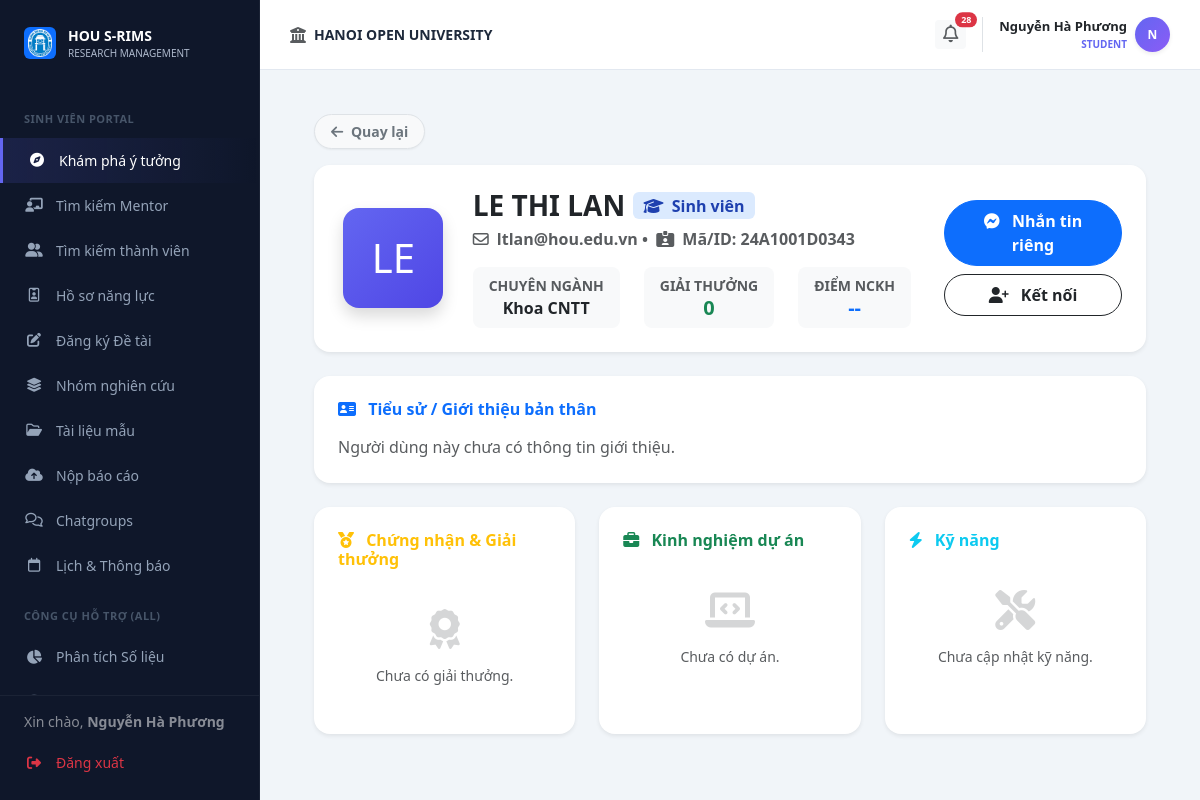
The page /profile/24A1001D0343 (signed in) on the database as committed earlier.
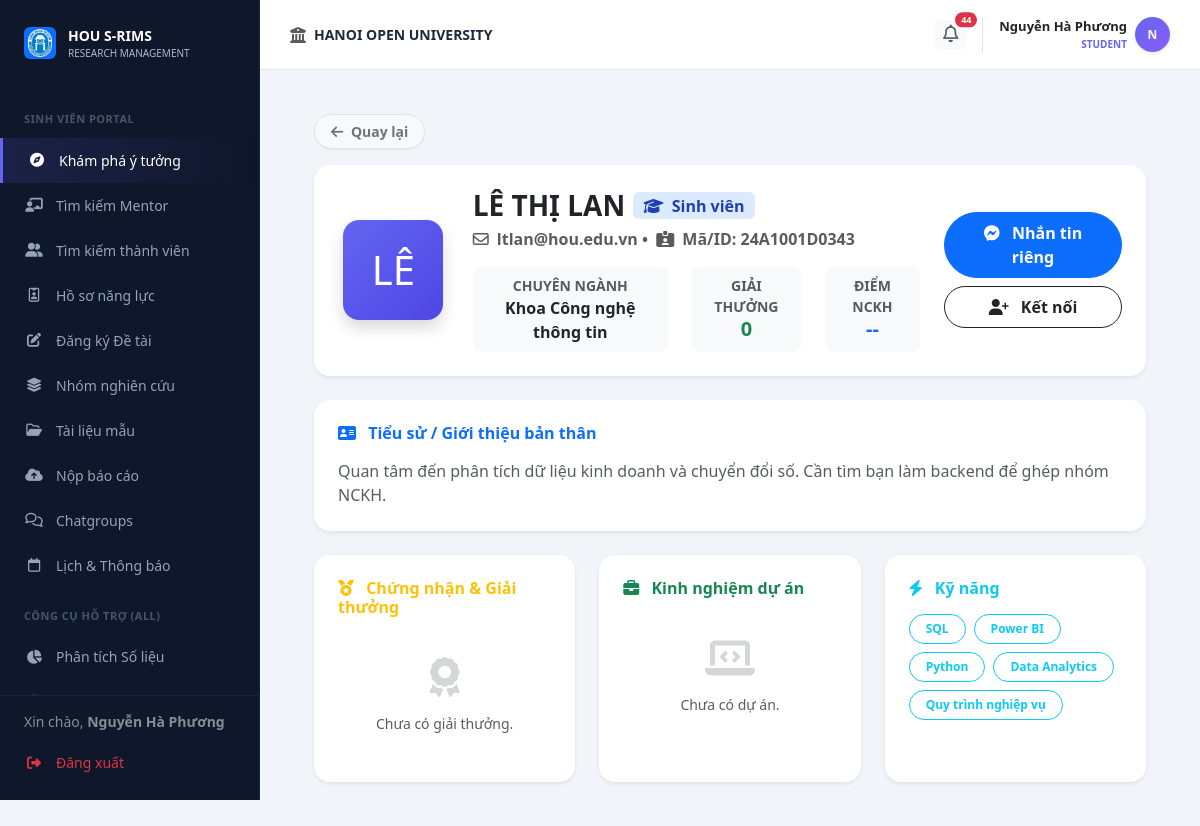
The same page on the database as committed later.
### models.py (models this page shows, shortened)
class User(db.Model):
    __tablename__ = 'users'
    id = db.Column(db.Integer, primary_key=True)
    username = db.Column(db.String(50), unique=True, nullable=False)
    password_hash = db.Column(db.Text, nullable=False)
    full_name = db.Column(db.String(100), nullable=False)
    email = db.Column(db.String(120), unique=True, nullable=False)
    phone = db.Column(db.String(20), nullable=True)
    bio = db.Column(db.Text, nullable=True)
    role = db.Column(db.String(20), nullable=False) # Admin, Lecturer, Student
    student_id = db.Column(db.String(20), nullable=True)   # MSSV for students
    faculty = db.Column(db.String(100), nullable=True)      # faculty / department
    topics_mentored = db.relationship('Topic', backref='mentor', lazy=True)
    group_memberships = db.relationship('GroupMember', backref='student', lazy=True)
    @property
    def password(self):
        return self.password_hash

class Skill(db.Model):
    __tablename__ = 'skills'
    id = db.Column(db.Integer, primary_key=True)
    student_id = db.Column(db.Integer, db.ForeignKey('users.id'), nullable=False)
    name = db.Column(db.String(100), nullable=False)

### app.py (the view)
@app.route('/profile/<string:identifier>')
def view_profile(identifier):
    from flask import session, redirect, url_for, render_template
    from models import User, Skill, Achievement, Experience, Topic, Notification, Batch, Group, GroupMember
    from datetime import datetime
    user_id = session.get('user_id')
    role = session.get('role')
    if not user_id: return redirect(url_for('auth.login'))
    current_user = User.query.get(user_id)
    current_time = datetime.utcnow()
    current_year = session.get('academic_year', '2025-2026')
    active_batch = Batch.query.filter_by(academic_year=current_year, status='active').first()
    context = {
        'current_user': current_user,
        'current_time': current_time,
        'active_batch': active_batch,
    }
    if role == 'student':
        context['notifications'] = Notification.query.filter_by(user_id=user_id).order_by(Notification.is_read.asc(), Notification.created_at.desc()).all()
        context['global_my_groups_count'] = Group.query.join(GroupMember).join(Batch).filter(GroupMember.student_id == user_id, Batch.status == 'active').count()
        context['all_students'] = User.query.filter(User.role.ilike('student')).all()
    elif role == 'lecturer':
        context['global_pending_topics_count'] = Topic.query.filter_by(mentor_id=user_id, status='pending').count()
        context['global_my_groups_count'] = Topic.query.filter(Topic.mentor_id == user_id, Topic.status == 'approved', Topic.group_id.isnot(None)).count()
    elif role == 'faculty':
        context['global_topic_count'] = Topic.query.join(Batch).filter(Batch.academic_year == current_year, Batch.status != 'hidden').count()
        context['notifications'] = Notification.query.filter_by(user_id=user_id).order_by(Notification.is_read.asc(), Notification.created_at.desc()).all()
    from sqlalchemy import or_
    conditions = [(User.student_id == identifier), (User.username == identifier)]
    if identifier.isdigit():
        conditions.append(User.id == int(identifier))
    user = User.query.filter(or_(*conditions)).first_or_404()
    skills = Skill.query.filter_by(student_id=user.id).all() if user.role == 'student' else []
    achievements = Achievement.query.filter_by(student_id=user.id).all() if user.role == 'student' else []
    experiences = Experience.query.filter_by(student_id=user.id).all() if user.role == 'student' else []
    return render_template('profile.html', profile_user=user, skills=skills, achievements=achievements, experiences=experiences, **context)

### app.py (called while the page is built)
@app.context_processor
def inject_global_user():
    from flask import session
    from models import User, Batch
    user_id = session.get('user_id')
    current_user = User.query.get(user_id) if user_id else None
    active_batches = Batch.query.filter_by(status='active').all()
    active_batch = active_batches[0] if active_batches else None
    return dict(current_user=current_user, active_batches=active_batches, active_batch=active_batch)

### templates/profile.html (shortened to what the changed rows need)
{% extends "layouts/student_layout.html" if session.get('role') == 'student' else "layouts/faculty_layout.html" if session.get('role') == 'faculty' else "layouts/lecturer_layout.html" %}
{% block student_content %}
<div id="view-s-profile" class="fade-in container-fluid p-4">
    <div class="card border-0 shadow-sm rounded-4 p-4 mb-4">
        <div class="row align-items-center">
            <div class="col-md-2 text-center">
                <div class="bg-primary text-white rounded-4 d-flex align-items-center justify-content-center mx-auto shadow position-relative" style="width: 100px; height: 100px; font-size: 40px; background: linear-gradient(135deg, #6366f1 0%, #4f46e5 100%);">
                    {{ (profile_user.full_name[:2] | upper) if profile_user and profile_user.full_name else 'NA' }}
                </div>
            </div>
            <div class="col-md-7">
                <h3 class="fw-bold mb-1 d-flex align-items-center gap-2">
                    {{ profile_user.full_name | upper }}
                    {% if profile_user.role == 'student' %}
                        <span class="badge bg-primary-subtle text-primary fs-6"><i class="fa-solid fa-graduation-cap me-1"></i> Sinh viên</span>
                    {% elif profile_user.role == 'lecturer' %}
                        <span class="badge bg-info-subtle text-info fs-6"><i class="fa-solid fa-chalkboard-user me-1"></i> Giảng viên</span>
                    {% endif %}
                </h3>
                <p class="text-muted fw-bold mb-3">
                    <i class="fa-regular fa-envelope me-1"></i> {{ profile_user.email }} &bull;
                    <i class="fa-solid fa-id-card-clip mx-1"></i> Mã/ID: {{ profile_user.student_id or profile_user.username }}
                </p>
                <div class="d-flex gap-4">
                    {% if profile_user.role == 'student' %}
                        <div class="text-center bg-light rounded-3 p-2 px-3"><div class="small text-muted fw-bold">CHUYÊN NGÀNH</div><div class="fw-bold text-dark mb-0">{{ profile_user.faculty or 'Chưa cập nhật' }}</div></div>
                        <div class="text-center bg-light rounded-3 p-2 px-3"><div class="small text-muted fw-bold">GIẢI THƯỞNG</div><div class="h5 fw-bold text-success mb-0">{{ achievements|length if achievements else 0 }}</div></div>
                        <div class="text-center bg-light rounded-3 p-2 px-3"><div class="small text-muted fw-bold">ĐIỂM NCKH</div><div class="h5 fw-bold text-primary mb-0">--</div></div>
                    {% endif %}
                </div>
            </div>
        </div>
    </div>
    <div class="row g-4">
        <div class="col-12">
            <div class="card border-0 shadow-sm rounded-4 p-4">
                <h6 class="fw-bold text-primary mb-3"><i class="fa-solid fa-address-card me-2"></i> Tiểu sử / Giới thiệu bản thân</h6>
                <p class="text-muted mb-0" style="white-space: pre-line;">{{ profile_user.bio or 'Người dùng này chưa có thông tin giới thiệu.' }}</p>
            </div>
        </div>
        {% if profile_user.role == 'student' %}
        <div class="col-md-4">
            <div class="card border-0 shadow-sm rounded-4 p-4 h-100">
                <div class="d-flex flex-wrap gap-2">
                    {% if skills %}
                        {% for skill in skills %}
                        <span class="badge border border-info text-info px-3 py-2 rounded-pill">{{ skill.name }}</span>
                        {% endfor %}
                    {% else %}
                        <div class="text-center text-muted py-4 w-100">
                            <i class="fa-solid fa-screwdriver-wrench fs-1 mb-3 d-block opacity-25"></i>
                            <div class="small">Chưa cập nhật kỹ năng.</div>
                        </div>
                    {% endif %}
                </div>
            </div>
        </div>
        {% endif %}
    </div>
</div>
{% endblock %}

### templates/layouts/student_layout.html (shortened to what this page needs)
{% extends "base.html" %}
{% block content %}
        <div class="top-bar">
            <div class="d-flex align-items-center gap-2">
                <i class="fa-solid fa-building-columns text-muted"></i>
                <span class="fw-bold text-uppercase small">HANOI OPEN UNIVERSITY</span>
            </div>
            <div class="d-flex align-items-center gap-3">
                <div class="dropdown">
                    <button class="btn btn-light border-0 btn-sm fw-bold text-muted position-relative" type="button" data-bs-toggle="dropdown" aria-expanded="false">
                        <i class="fa-regular fa-bell" style="font-size: 1.1rem;"></i>
                        {% set unread_count = notifications|selectattr('is_read', 'equalto', false)|list|length if notifications else 0 %}
                        {% set received_invitations = [] %}
                        {% if current_user and current_user.group_memberships %}
                            {% for m in current_user.group_memberships %}
                                {% if m.group and m.group.leader_id != current_user.id %}
                                    {% set _ = received_invitations.append(m) %}
                                {% endif %}
                            {% endfor %}
                        {% endif %}
                        {% set pending_inv_count = received_invitations | selectattr('status', 'in', ['pending', 'invited']) | list | length %}
                        <span class="position-absolute top-0 start-100 translate-middle badge rounded-pill bg-danger" id="notifBellBadge" style="font-size: 9px; min-width: 18px; ">
                            {{ unread_count + pending_inv_count }}
                        </span>
                    </button>
                </div>
                <div class="dropdown border-start ps-3">
                    <div class="d-flex align-items-center gap-2 cursor-pointer dropdown-toggle no-arrow" data-bs-toggle="dropdown">
                        <div class="text-end">
                            <div class="fw-bold text-dark" style="font-size: 13px;">
                                {{ current_user.full_name if current_user else 'Sinh Viên' }}
                            </div>
                            <div class="fw-bold text-uppercase" style="font-size: 10px; color: #6366f1 !important;">
                                {{ current_user.role if current_user else 'Student' }}
                            </div>
                        </div>
                        <div class="rounded-circle text-white d-flex align-items-center justify-content-center fw-bold shadow-sm" style="width: 35px; height: 35px; font-size: 12px; background: linear-gradient(135deg, #6366f1 0%, #8b5cf6 100%) !important;">
                            {{ current_user.full_name[0] | upper if current_user and current_user.full_name else 'S' }}
                        </div>
                    </div>
                </div>
            </div>
        </div>
    <div class="content-area flex-grow-1 d-flex flex-column">
<div class="content-body flex-grow-1 d-flex flex-column">
{% block student_content %}{% endblock %}
</div>
{% endblock %}

Rows that differ between the two databases and show on the page:
changed User "ltlan@hou.edu.vn": full_name "LE" → "LÊ"; full_name "LE THI LAN" → "LÊ THỊ LAN"; faculty "Khoa CNTT" → "Khoa Công nghệ thông tin"; bio "Người dùng này chưa có thông tin giới thiệu." → "Quan tâm đến phân tích dữ liệu kinh doanh và chuyển đổi số. Cần tìm bạn làm backend để ghép nhóm NCKH."
added Skill: name "SQL"
added Skill: name "Power BI"
added Skill: name "Python"
added Skill: name "Data Analytics"
added Skill: name "Quy trình nghiệp vụ"
Other text that changed with them:
{{ unread_count + pending_inv_count }}: "28" → "44"
text no longer shown: "Chưa cập nhật kỹ năng."
